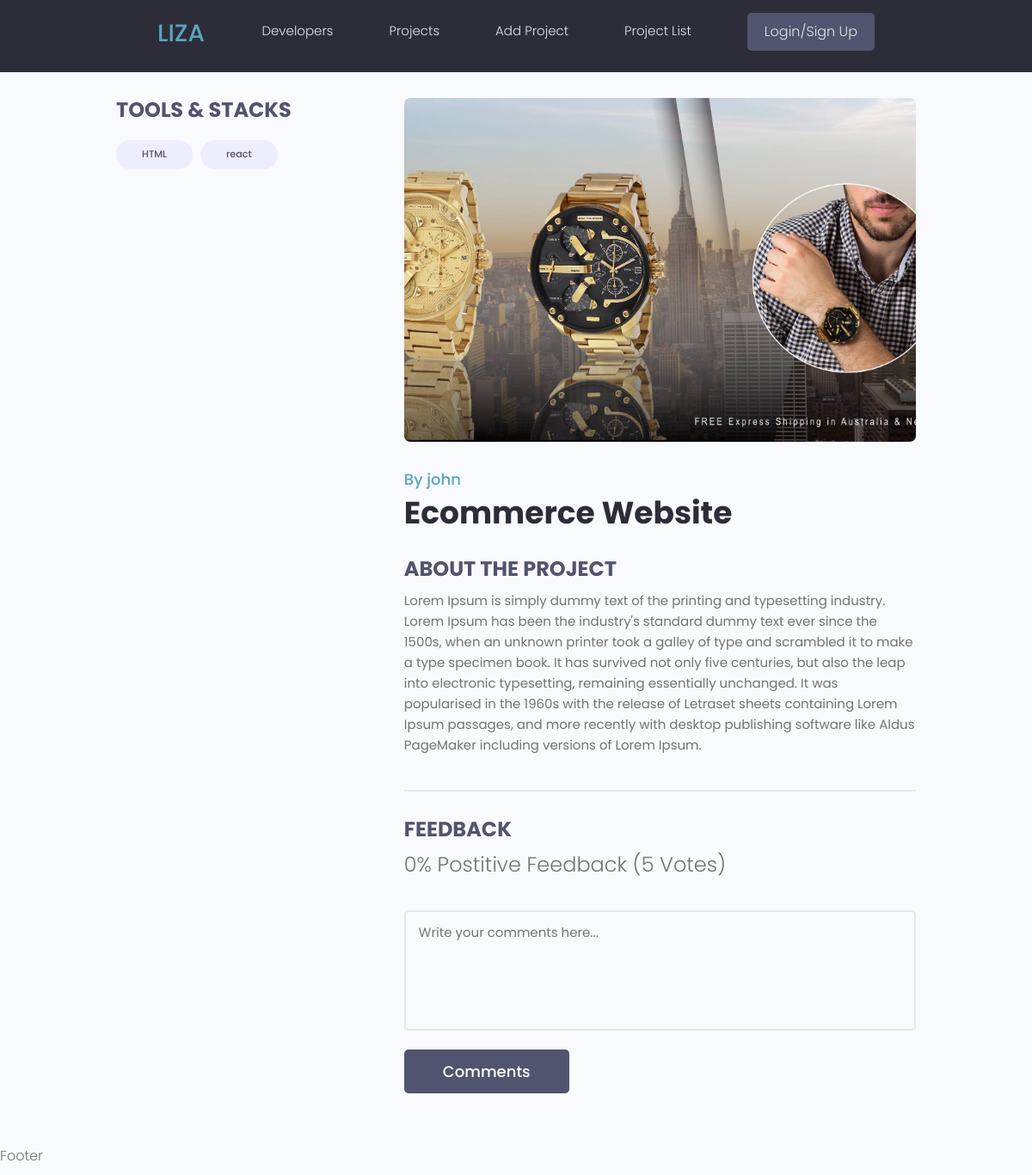
The app's page /projects/project/03071586-3f3d-4ff0-a237-8331c9ae6007/ with its own data.
### projects/models.py (models this page shows, shortened)
class Tag(models.Model):
    name= models.CharField(max_length=200)
    created=models.DateTimeField(auto_now=True)
    id=models.UUIDField(default=uuid.uuid4, primary_key=True, unique=True, editable=False)
    def __str__(self):
        return self.name

class Project(models.Model):
    owner=models.ForeignKey(profile, null=True, blank=True, on_delete=models.SET_NULL)
    title=models.CharField(max_length=200)
    description=models.TextField(null=True, blank=True)
    feature_image=models.ImageField(null=True, blank=True, default='default.jpg')
    demo_link=models.CharField(max_length=2000,null=True, blank=True)
    source_link=models.CharField(max_length=2000,null=True, blank=True)
    tags =models.ManyToManyField('tag', blank=True)
    total_vote=models.IntegerField(default=0, null=True, blank=True)
    vote_ratio=models.IntegerField(default=0, null=True, blank=True)
    created=models.DateTimeField(auto_now=True)
    id=models.UUIDField(default=uuid.uuid4, primary_key=True, unique=True, editable=False)

### users/models.py (models this page shows, shortened)
class profile(models.Model):
    user=models.OneToOneField(User, on_delete=models.CASCADE, null=True, blank=True)
    name=models.CharField(max_length=200, null=True, blank=True)
    email=models.EmailField(max_length=500, null=True, blank=True)
    username=models.CharField(max_length=200, null=True, blank=True)
    location=models.CharField(max_length=200, null=True, blank=True)
    short_intro=models.CharField(max_length=200, null=True, blank=True)
    bio=models.TextField(null=True,blank=True)
    profile_image=models.ImageField(null=True, blank=True, upload_to='profile/', default='profile/user-default.png')
    social_twitter=models.CharField(max_length=200, null=True, blank=True)
    social_linkedin=models.CharField(max_length=200, null=True, blank=True)
    social_github=models.CharField(max_length=200, null=True, blank=True)
    social_website=models.CharField(max_length=200, null=True, blank=True)
    created=models.DateTimeField(auto_now_add=True)
    id=models.UUIDField(default=uuid.uuid4, unique=True, primary_key=True, editable=False)

### projects/views.py (the view)
# urls.py: path('project/<str:pk>/',views.project, name='project'),
def project(request, pk):
    projectObj=Project.objects.get(id=pk)
    tags=projectObj.tags.all()
    return render(request, 'projects/single-project.html', {'projectObj': projectObj })

### portfolio/projects/templates/projects/single-project.html (shortened to what this page needs)
{% extends 'main.html'%}
{% block content %}
  <main class="singleProject my-md">
    <div class="container">
      <div class="layout">
        <div class="column column--1of3">
          <h3 class="singleProject__subtitle">Tools & Stacks</h3>
          <div class="singleProject__toolStack">
            {% for i in projectObj.tags.all %}
            <span class="tag tag--pill tag--sub tag--lg">
              <small>{{i}}</small>
            </span>
            {% endfor %}
          </div>
        </div>
        <div class="column column--2of3">
          <img class="singleProject__preview" src="{{projectObj.feature_image.url}}" alt="portfolio thumbnail" />
          <a href="{% url 'user-profile' projectObj.owner.pk  %}" class="singleProject__developer">By {{projectObj.owner.name}}</a>
          <h2 class="singleProject__title">{{projectObj.title}}</h2>
          <h3 class="singleProject__subtitle">About the Project</h3>
          <div class="singleProject__info">
            {{projectObj.description}}
          </div>
          <div class="comments">
            <h3 class="singleProject__subtitle">Feedback</h3>
            <h5 class="project--rating">
              {{projectObj.vote_ratio}}% Postitive Feedback ({{projectObj.total_vote}} Vote{{projectObj.total_vote|pluralize:"s"}})
            </h5>
            <form class="form" action="#" method="POST">
              <div class="form__field">
                <textarea class="input input--textarea" name="message" id="formInput#textarea"
                  placeholder="Write your comments here..."></textarea>
              </div>
              <input class="btn btn--sub btn--lg" type="submit" value="Comments" />
            </form>
          </div>
        </div>
      </div>
    </div>
  </main>
{% endblock %}

### static/style/app.css (style rules this page uses)
:root { --color-sub: #2d2d39; }
.btn--sub { background-color: var(--color-sub-light); }
img { width: 100%; }
.singleProject .column--1of3 { order: 2; }
@media screen and (min-width: 1081px) { .singleProject .column--1of3 { order: 1; } }
@media screen and (min-width: 1081px) { .singleProject .column--2of3 { order: 2; } }
.singleProject__toolStack { margin-top: 2rem; margin-bottom: 4rem; }
.singleProject__preview { height: 50vh; object-fit: cover; object-position: top center; margin-bottom: 3rem; border-radius: 0.7rem; }
.singleProject__developer { font-size: 1.8rem; font-weight: 500; }
.singleProject__title { font-size: 3.6rem; font-weight: 700; color: var(--color-sub); margin-bottom: 3rem; }
.project--rating { margin-bottom: 1.6em; margin-top: .5em; }
.singleProject__subtitle { text-transform: uppercase; font-size: 2.4rem; font-weight: 700; color: var(--color-sub-light); margin-bottom: 1rem; }
.comments { margin-top: 4rem; padding-top: 3rem; border-top: 2px solid var(--color-light); }

### static/uikit/styles/modules/_variables.css (style rules this page uses)
:root { --color-main: #5aa5b9; --color-main-light: #e6faff; --color-sub: #3f4156; --color-sub-light: #51546e; --color-sub-lighter: #ededfd; --color-text: #737373; --color-gray: #8b8b8b; --color-light: #e5e7eb; --color-light-gray: #767676; --color-bg: #f8fafd; --color-white: #fffefd; --color-white-light: #f3f3f3; --color-success: #359e64; --color-success-bg: #def8e8; --color-error: #fc4b0b; --color-error-bg: #fff2ee; --font-base: 'Poppins', arial, helvetica, 'Segoe UI', roboto, ubuntu, sans-serif; --font-monospace: 'Fira Code', 'Courier New', courier, monospace; --font-regular: 300; --font-medium: 500; --font-bold: 700; --generic-shadow: 1px 1px 5px #00000010; --generic-transition: all 0.3s ease-in-out; }

### static/uikit/styles/modules/_base.css (style rules this page uses)
* { margin: 0; padding: 0; box-sizing: border-box; text-rendering: optimizeLegibility; color: inherit; font-size: inherit; }
html { font-size: 50%; }
@media only screen and (min-width: 480px) { html { font-size: 56.25%; } }
@media only screen and (min-width: 1200px) { html { font-size: 62.5%; } }
body { line-height: 1.6; font-weight: 400; font-size: 1.5rem; color: var(--color-text); background-color: var(--color-bg); min-height: 100vh; }

### static/uikit/styles/modules/_typography.css (style rules this page uses)
* { font-family: var(--font-base); }
h2 { font-size: 3.6rem; font-weight: var(--font-bold); }
h3 { font-size: 3.2rem; font-weight: var(--font-medium); }
h5 { font-size: 2.4rem; font-weight: var(--font-medium); }
h5, h6 { font-weight: var(--font-regular); }
p, span, strong { font-size: 1.6rem; color: var(--color-text); font-weight: var(--font-regular); }
a { padding-bottom: 2px; text-decoration: none; display: inline-block; color: var(--color-main); font-weight: var(--font-medium); }

### static/uikit/styles/modules/_utilities.css (style rules this page uses)
.container { width: 92%; max-width: 165rem; margin: 0 auto; box-sizing: border-box; }
@media screen and (min-width: 1000px) { .container { width: 90%; } }
@media screen and (min-width: 1200px) { .container { width: 80%; } }
.my-md { margin: 3rem auto; }

### static/uikit/styles/modules/_button.css (style rules this page uses)
.btn { display: inline-block; position: relative; cursor: pointer; background-color: var(--color-light); font-weight: var(--font-medium); color: var(--color-sub); text-decoration: none; padding: 1rem 2rem; border-radius: 0.5rem; border: none; width: -webkit-fit-content; width: -moz-fit-content; width: fit-content; height: -webkit-fit-content; height: -moz-fit-content; height: fit-content; font-size: 1.6rem; outline-width: 0; outline-color: transparent; -webkit-backface-visibility: hidden; backface-visibility: hidden; transition: all 0.3s ease-in-out; }
.btn--sub { background-color: var(--color-sub); color: var(--color-white); }
.btn--lg { font-size: 1.8rem; padding: 1.2rem 4.5rem; }

### static/uikit/styles/modules/_form.css (style rules this page uses)
.form { display: block; }
.form__field { margin-top: 1.5rem; margin-bottom: 1.5rem; }
input.input[type='text'], input.input[type='email'], input.input[type='password'], input.input[type='number'], textarea.input { min-width: 24rem; width: 100%; padding: 1.2rem 1.5rem; border-radius: 0.5rem; border: 2px solid var(--color-light); transition: all 0.3s ease-in-out; background-color: var(--color-bg); }
.input--textarea { width: 100%; min-height: 14rem; resize: none; }

### static/uikit/styles/modules/_layout.css (style rules this page uses)
.layout { display: flex; flex-flow: row wrap; justify-content: space-between; }
.layout > .column { margin-bottom: 3rem; }
.layout > .column.column--1of3 { flex-basis: 30%; }
.layout > .column.column--2of3 { flex-basis: 64%; }

### records on screen
Tag: name "HTML"
Tag: name "react"
Project: feature_image (picture), owner.name "john", title "Ecommerce Website", description "Lorem Ipsum is simply dummy text of the printing and typesetting industry. Lorem Ipsum has been the industry's standard dummy text ever since the 1500s, when an unknown printer took a galley of type and scrambled it to make a type specimen book. It has survived not only five centuries, but also the leap into electronic typesetting, remaining essentially unchanged. It was popularised in the 1960s with the release of Letraset sheets containing Lorem Ipsum passages, and more recently with desktop publishing software like Aldus PageMaker including versions of Lorem Ipsum.", vote_ratio "0", total_vote "5"
